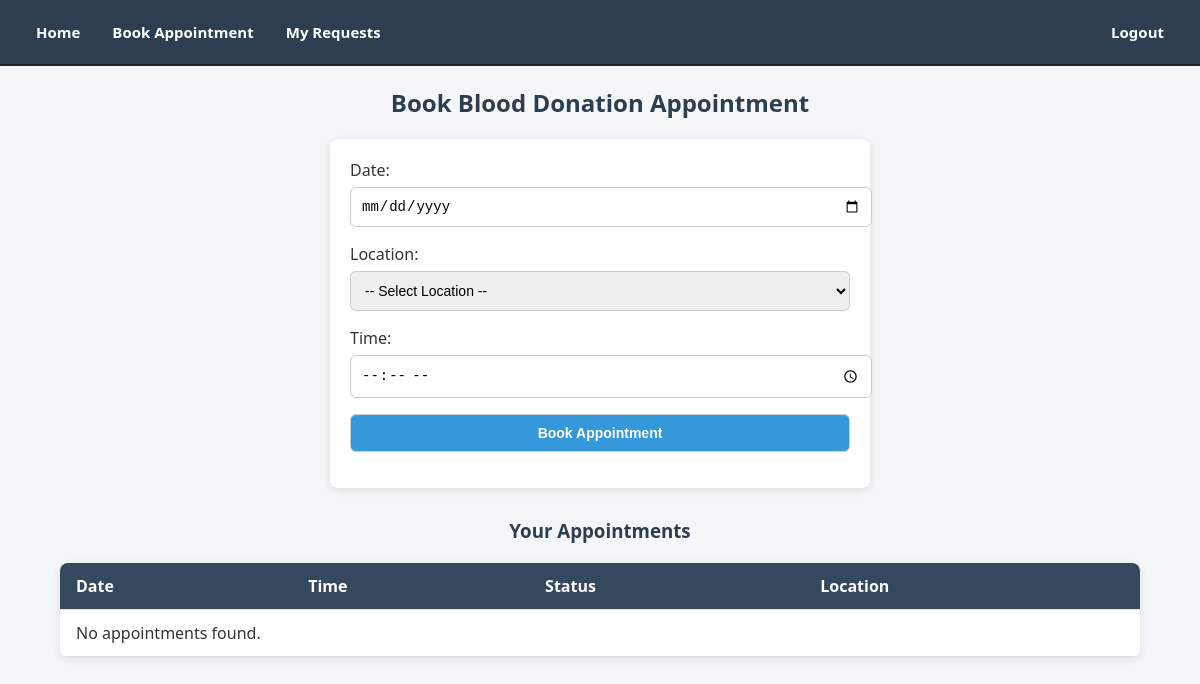
Before: /book_appointment.php (signed in) with the older database file.
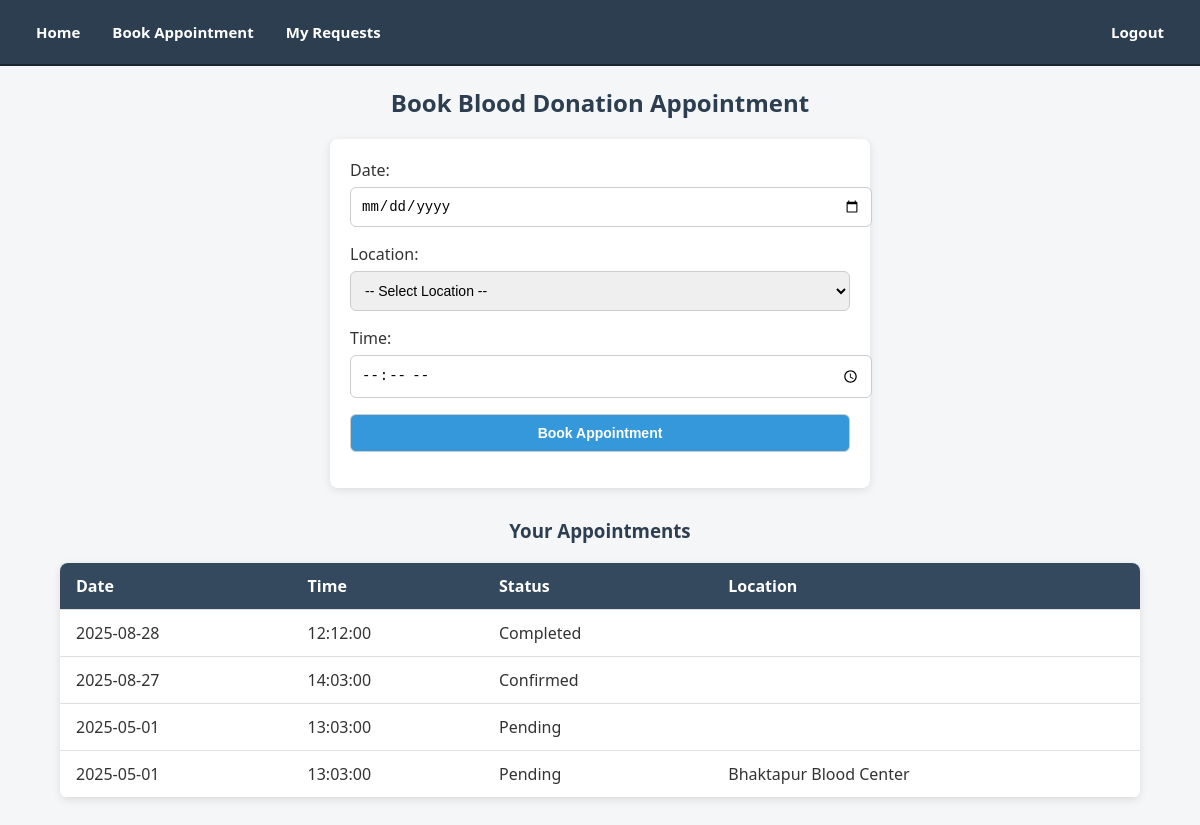
After: the same page with the newer database file.
### tables this page shows
CREATE TABLE `appointments` (
  `id` int(11) NOT NULL,
  `doners_id` int(11) NOT NULL,
  `appointment_date` date NOT NULL,
  `appointment_time` time NOT NULL,
  `status` enum('Pending','Confirmed','Completed','Cancelled') DEFAULT 'Pending',
  `created_at` timestamp NOT NULL DEFAULT current_timestamp(),
  `location` varchar(255) DEFAULT NULL
);

### book_appointment.php (the view, shortened to what this page needs)
<?php
include 'connection.php';
$doners_id = $_SESSION['doners_id'];
?>
<!DOCTYPE html>
<html>
<head>
</head>
<body>
<div class="navbar">
    <a href="index.php">Home</a>
    <a href="book_appointment.php">Book Appointment</a>
    <a href="my_requests.php">My Requests</a>
    <a href="logout.php">Logout</a>
</div>
<h2>Book Blood Donation Appointment</h2>
<form method="POST">
    <label>Date:</label>
    <input type="date" name="appointment_date" required>
    <label>Location:</label>
    <select name="location" required>
        <option value="">-- Select Location --</option>
    </select>
    <label>Time:</label>
    <input type="time" name="appointment_time" required>
    <input type="submit" name="book" value="Book Appointment">
</form>
<h3>Your Appointments</h3>
<table>
    <tr><th>Date</th><th>Time</th><th>Status</th><th>Location</th></tr>
    <?php
    $query = "SELECT appointment_date, appointment_time, status, location FROM appointments WHERE doners_id = ? ORDER BY appointment_date DESC";
    $stmt = $con->prepare($query);
    $stmt->bind_param("i", $doners_id);
    $stmt->execute();
    $result = $stmt->get_result();
    if ($result->num_rows > 0) {
        while ($row = $result->fetch_assoc()) {
            echo "<tr>
                <td>" . htmlspecialchars($row['appointment_date']) . "</td>
                <td>" . htmlspecialchars($row['appointment_time']) . "</td>
                <td>" . htmlspecialchars($row['status']) . "</td>
                <td>" . htmlspecialchars($row['location']) . "</td>
            </tr>";
        }
    } else {
        echo "<tr><td colspan='4'>No appointments found.</td></tr>";
    }
    ?>
</table>
</body>
</html>

Changed rows visible on the page:
added appointments: appointment_date "2025-08-28", appointment_time "12:12:00", status "Completed"
added appointments: appointment_date "2025-08-27", appointment_time "14:03:00", status "Confirmed"
added appointments: appointment_date "2025-05-01", appointment_time "13:03:00", status "Pending"
added appointments: appointment_date "2025-05-01", appointment_time "13:03:00", status "Pending", location "Bhaktapur Blood Center"
Other visible differences:
text no longer shown: "No appointments found."
